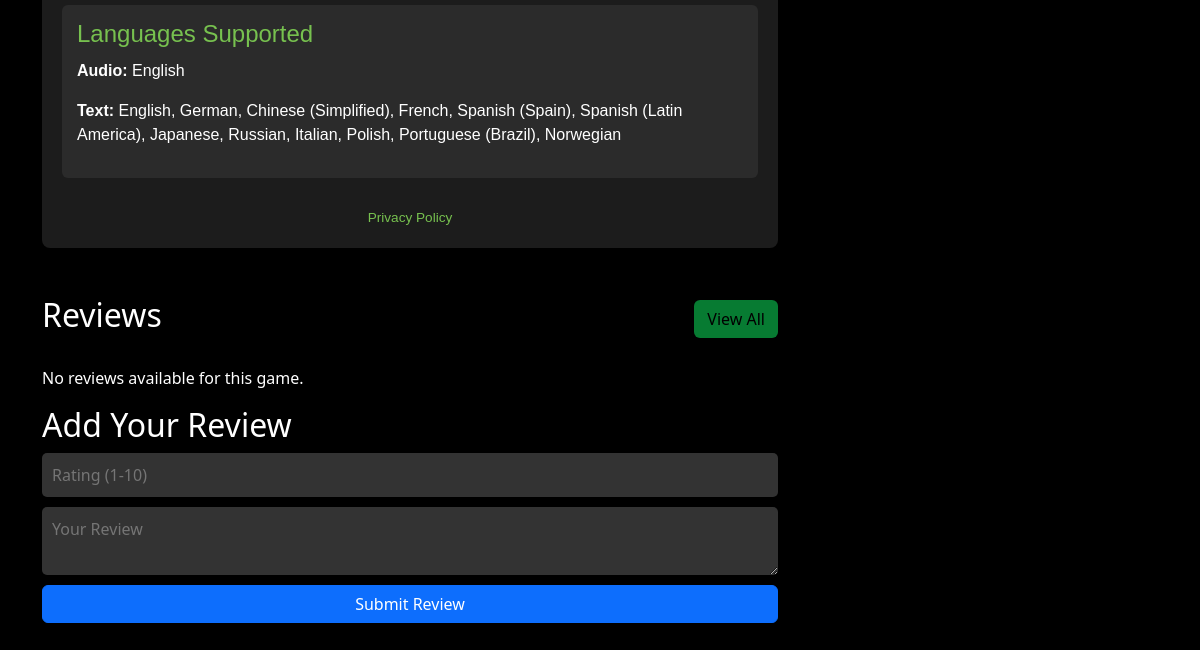
Page /game_detail/15 (lower part) on the earlier database version.
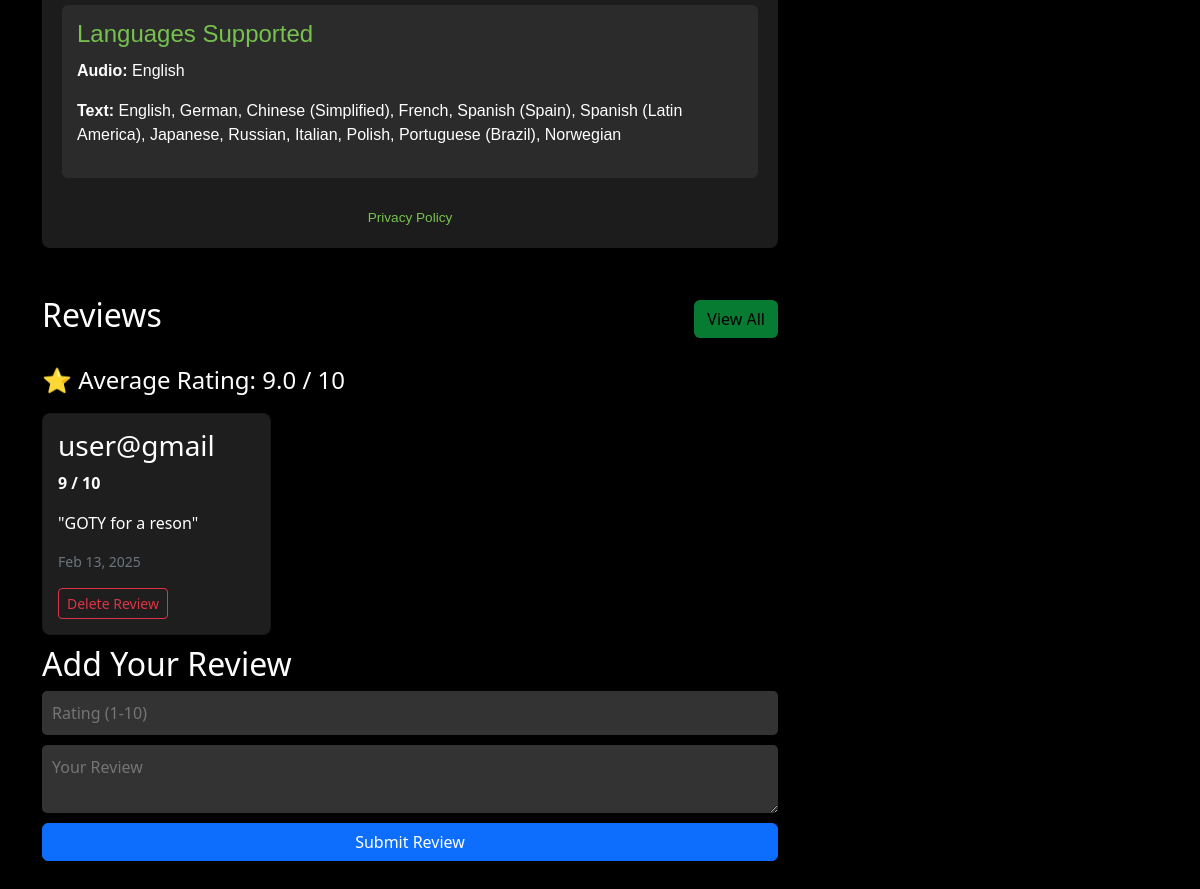
Same page on the later database version.
### app/models.py (models this page shows, shortened)
class Review(models.Model):
    user = models.ForeignKey(User, on_delete=models.CASCADE)
    game = models.ForeignKey(Game, on_delete=models.CASCADE, related_name="reviews")
    comment = models.TextField()
    rating = models.PositiveSmallIntegerField()
    created_at = models.DateTimeField(auto_now_add=True)

### app/views.py (the view)
# urls.py: path('game_detail/<id>',views.game_details,name="game_detail"),
def game_details(req,id):
    game = Game.objects.get(pk=id)
    try:
        requ=GameRequirement.objects.get(game=game)
    except GameRequirement.DoesNotExist:
        requ=None
    try:
        review = Review.objects.filter(game=game)
    except Review.DoesNotExist:
        review = None
    reviews = Review.objects.filter(game=game)
    total_reviews = reviews.count()
    average_rating = reviews.aggregate(Avg('rating'))['rating__avg'] or 0
    my_review = Review.objects.filter(game=game, user=req.user).first() if req.user.is_authenticated else None
    context = {
        'game': game,
        'requ': requ,
        'reviews': reviews,
        'my_review': my_review,
        'total_reviews': total_reviews,
        'average_rating': round(average_rating, 1),
    }
    return render(req, 'admin/game_details.html', context)

### templates/admin/game_details.html (shortened to what this page needs)
<!DOCTYPE html>
<html lang="en">
<head>
    <link rel="stylesheet" href="https://cdnjs.cloudflare.com/ajax/libs/font-awesome/6.5.1/css/all.min.css">
    <link rel="stylesheet" href="https://unpkg.com/aos@next/dist/aos.css" />
    <link href="https://cdn.jsdelivr.net/npm/bootstrap@5.3.3/dist/css/bootstrap.min.css" rel="stylesheet">
</head>
<body>
      <div class="container py-5 mt-5">
        <div class="row">
          <div class="col-md-8">
            <div class="system-requirements mt-5">
              <div class="requirements-container">
                <div class="language-support">
                  <h4>Languages Supported</h4>
                  <p><strong>Audio:</strong> English</p>
                  <p>
                    <strong>Text:</strong> English, German, Chinese (Simplified), French, Spanish (Spain), Spanish (Latin America), Japanese, Russian, Italian, Polish, Portuguese (Brazil), Norwegian
                  </p>
                </div>
                <div class="footer-note">
                  <a href="#" class="privacy-link">Privacy Policy</a>
                </div>
              </div>
            </div>
          </div>
          <div class="col-md-4">
            </div>
            <div class="col-md-8 mt-5">
              <div class="row align-items-center mb-4">
                <div class="col">
                  <h2>Reviews</h2>
                </div>
                <div class="col-auto">
                  <a href="../admin_view_review/{{ game.id }}" class="btn custom-button">View All</a>
                </div>
              </div>
              {% if total_reviews > 0 %}
              <h4>⭐ Average Rating: {{ average_rating }} / 10</h4>
            {% endif %}
              <div class="row">
                {% for review in reviews %}
                <div class="col-md-4">
                  <div class="card">
                    <h3 class="text-white">{{ review.user }}</h3>
                    <p class="rating">{{ review.rating }} / 10</p>
                    <p class="text-white">"{{ review.comment }}"</p>
                    <small class="text-secondary d-block text-left">
                      {{ review.created_at|date:"M d, Y" }}
                    </small>
                    <form method="post" class="mt-3" action="../delete_review_admin/{{ review.id }}">
                      <button type="submit" class="btn btn-outline-danger btn-sm">
                        Delete Review
                      </button>
                    </form>
                  </div>
                </div>
                {% endfor %}
              </div>
              {% if reviews|length == 0 %}
                <p>No reviews available for this game.</p>
              {% endif %}
              <h2>Add Your Review</h2>
              <form class="review-form" action="../admin_add_review/{{ game.id }}" method="POST">
                <input type="number" name="rating" placeholder="Rating (1-10)" required min="1" max="10"  oninput="if(this.value > 10) this.value = 10; else if(this.value < 1) this.value = 1;">
                <textarea placeholder="Your Review" name="comment" required></textarea>
                {% if my_review %}
                  <button type="submit" class="btn btn-secondary" disabled>You already reviewed</button>
                {% else %}
                  <button type="submit" class="btn btn-primary">Submit Review</button>
                {% endif %}
              </form>
            </div>
          </div>
        </div>
</body>
</html>

Differences in the rows shown:
added Review: user "user@gmail", rating "9", comment "GOTY for a reson", created_at "Feb 13, 2025"
Other differences:
{{ average_rating }}: (not shown) → "9.0"
text no longer shown: "No reviews available for this game."
text now shown: "⭐ Average Rating: / 10"
